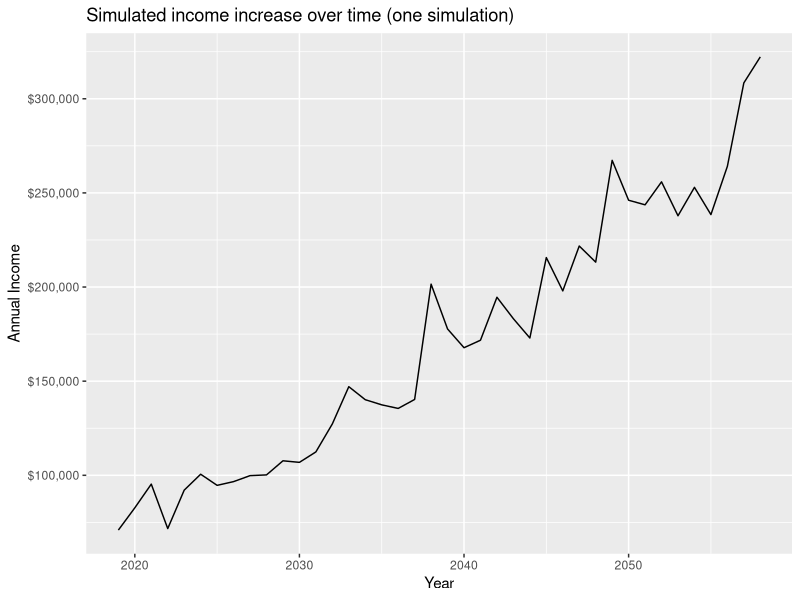
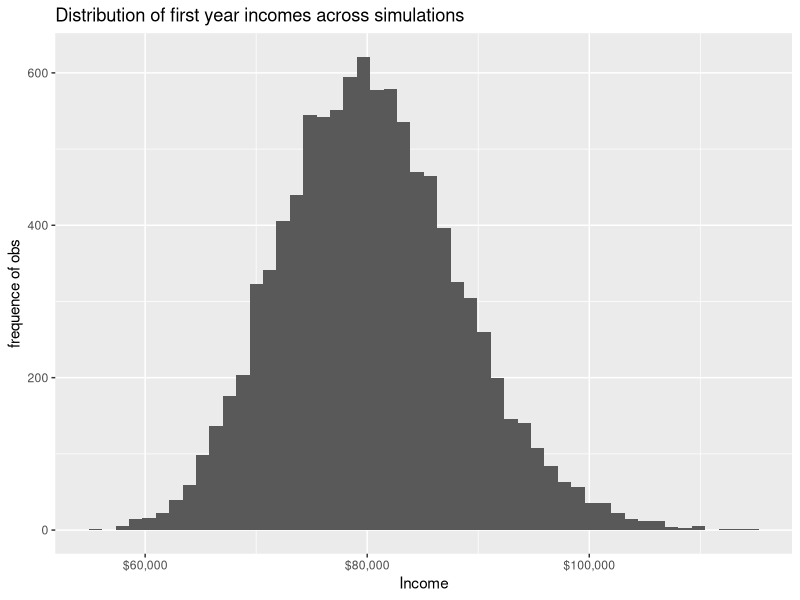

R code for these plots, in order: (Note: a time limit stopped this script after it produced the figures.)
## ---- chunk 1

# Load necessary libraries and set seed.
library(tidyverse)
set.seed(1234)

# Create a function to calculate increasing annual income.
income <- function(base_inc, p, g, sigma, n_years, start_year = 2019){
  errors <- rnorm(n_years, mean = 0, sd = sigma)
  
  income_log <- vector("numeric", n_years)
  
  for(year in seq_len(n_years)){
    if(year == 1){
      income_log[[year]] <- log(base_inc) + errors[[year]]
    } else {
      income_log[[year]] <- (1 - p) * (log(base_inc)) + g * (year - 1) +
        p * income_log[[year - 1]] + errors[[year]]
    }
  }
  # Output of data frame, with variables of income and year.
  data_frame(inc = exp(income_log),
             year = 2019 + seq_len(n_years) - 1)
}
## ---- chunk 2

# Define the simulation; 10000 simulations, each of 40 years length.
n_sims <- 10000
n_years <- 40

# Now use rerun function to simulate the data iterations, then create a data frame 
simulated_income <- n_sims %>%
  rerun(income(base_inc = 80000, p = .2,
                      g = 0.03, sigma = .1,
                      n_years = n_years, start_year = 2019)) %>%
  bind_rows(.id = "id") %>%
  select(id, year, inc)

# View the data frame we've created.
View(simulated_income)

# Plot the first income path. Id is the variable that defines which simulated income path.
simulated_income %>%
  filter(id == 1) %>%
  ggplot(aes(year, inc)) +
  geom_line() +
  labs(title = "Simulated income increase over time (one simulation)",
       x = "Year", 
       y = "Annual Income") +
  scale_y_continuous(labels = scales::dollar)

## ---- chunk 3

# Plot histogram of the first year's income.
simulated_income %>%
  filter(year == 2019) %>%
  ggplot(aes(inc)) +
  geom_histogram(bins = 50) +
  scale_x_continuous(labels = scales::dollar) +
  labs(title = "Distribution of first year incomes across simulations",
       x = "Income",
       y = "frequence of obs")

# Calculate the percentage of simulations above 100,000k in the first year out of the program.
simulated_income %>%
  filter(year == 2019) %>%
  mutate(above_100k = inc >100000) %>%
  summarize(n_above = sum(above_100k),
            n = n(),
            n_above_pct = n_above /n)

# Calculate the percentage of incomes less than 70k in the first year out.
simulated_income %>%
  filter(year == 2019) %>%
  mutate(below_70k = inc < 70000) %>%
  summarize(n_below = sum(below_70k),
            n = n(),
            n_below_pct = n_below /n)
## ---- chunk 4

set.seed(1234)

# Create a function to calculate increasing annual income, with a variable for debt as it decreases over time.
income_debt <- function(base_inc, p, g, start_year = 2019, sigma, years, debtPct, debt0){
  errors <- rnorm(years, mean = 0, sd = sigma)

  # Creating vector for annual income with debt.
  income_log <- vector("numeric", years)
  debt <- vector("numeric", years)
  
  # For loop with equations for income.
  for(year in seq_len(years)){
    if (year == 1){
      income_log[[year]]<- log(base_inc) + errors[[year]]
    }else {
      income_log[[year]] <- (1 - p) * (log(base_inc) + g * (year-1)) + p * income_log[[year - 1]] +           errors[[year]]
    }
  }
  # For loop with equations for debt.
for(year in seq_len(years)){
    if (year == 1){
      debt[[year]]<- debt0 - debtPct * exp(income_log[[year]])
    }else {
     if(debt[[year - 1]] > 0){
     debt[[year]]<- debt[[year - 1]] - debtPct*exp(income_log[[year]])
      }else{
        debt[[year]] <- 0
    }
    }
}
  
  # Turning vector into data frame.
  data_frame(inc = exp(income_log), year = 2019 + seq_len(years) - 1, debt = debt)
}

# Define simulations, like in Part 1.
n_sims <- 10000
years <- 40

# Define new dataframe, this time with debt.
simulated_debt <- n_sims %>%
  rerun(
    income_debt(base_inc = 80000, p = .2, g = .03, years = years, sigma = .1, debtPct = .1, 
                debt0 = 95000)) %>%
    bind_rows(.id = "id") %>%
    select(id, year, inc, debt)

View(simulated_debt)

simulated_debt %>%
  filter(debt < 0) %>%
  ggplot(aes(year)) +
  geom_histogram(bins = 4) +
  labs(title = "Year of debt paid in full",
       x = "Year",
       y = "Frequency of Observations")

simulated_debt %>%
  filter(debt < 0) %>%
  mutate(within_10 = year <= 2028) %>%
  summarize(debt_within = sum(within_10),
            n = n(),
            debt_within_pct = debt_within /n)  

## ---- chunk 5

set.seed(1234)

# Create a function to calculate increasing annual income, with a variable for debt as it decreases over time.
income_debt <- function(base_inc, p, g, start_year = 2019, sigma, years, debtPct, debt0){
  errors <- rnorm(years, mean = 0, sd = sigma)

  # Creating vector for annual income with debt.
  income_log <- vector("numeric", years)
  debt <- vector("numeric", years)
  
  # For loop with equations for income.
  for(year in seq_len(years)){
    if (year == 1){
      income_log[[year]]<- log(base_inc) + errors[[year]]
    }else {
      income_log[[year]] <- (1 - p) * (log(base_inc) + g * (year-1)) + p * income_log[[year - 1]] +           errors[[year]]
    }
  }
  # For loop with equations for debt.
for(year in seq_len(years)){
    if (year == 1){
      debt[[year]]<- debt0 - debtPct * exp(income_log[[year]])
    }else {
     if(debt[[year - 1]] > 0){
     debt[[year]]<- debt[[year - 1]] - debtPct*exp(income_log[[year]])
      }else{
        debt[[year]] <- 0
    }
    }
}
  
  # Turning vector into data frame.
  data_frame(inc = exp(income_log), year = 2019 + seq_len(years) - 1, debt = debt)
}

# Define simulations, like in Part 1.
n_sims <- 10000
years <- 40

# Define new dataframe, this time with debt.
simulated_debt_85 <- n_sims %>%
  rerun(
    income_debt(base_inc = 85000, p = .2, g = .03, years = years, sigma = .15, debtPct = .1, 
                debt0 = 95000)) %>%
    bind_rows(.id = "id") %>%
    select(id, year, inc, debt)

View(simulated_debt_85)

simulated_debt_85 %>%
  filter(debt < 0) %>%
  ggplot(aes(year)) +
  geom_histogram(bins = 5) +
  labs(title = "Year of debt paid in full - higher starting salary",
       x = "Year",
       y = "Frequency of Observations")

simulated_debt_85 %>%
  filter(debt < 0) %>%
  mutate(within_10 = year <= 2028) %>%
  summarize(debt_within = sum(within_10),
            n = n(),
            debt_within_pct = debt_within /n)  
  
